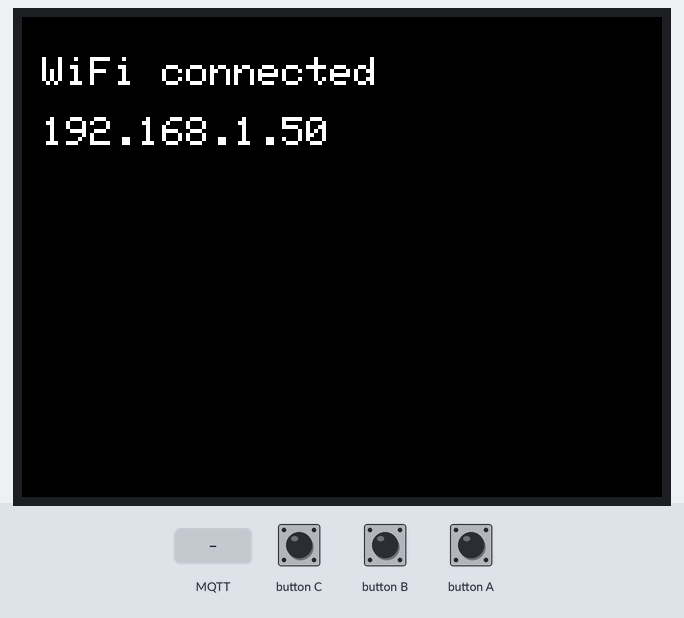
The sketch below on a simulated ESP32. Shown: 320×240 colour display. The test bench sets the inputs (shaded band). WiFi joins after 1.5 s; servers stay silent unless stated; no MQTT or app messages arrive unless stated; not simulated (calls return 0 or success): secrets.h; what the sketch prints to the serial monitor is not drawn.

Above: at 2.0 s.
At 4.3 s:
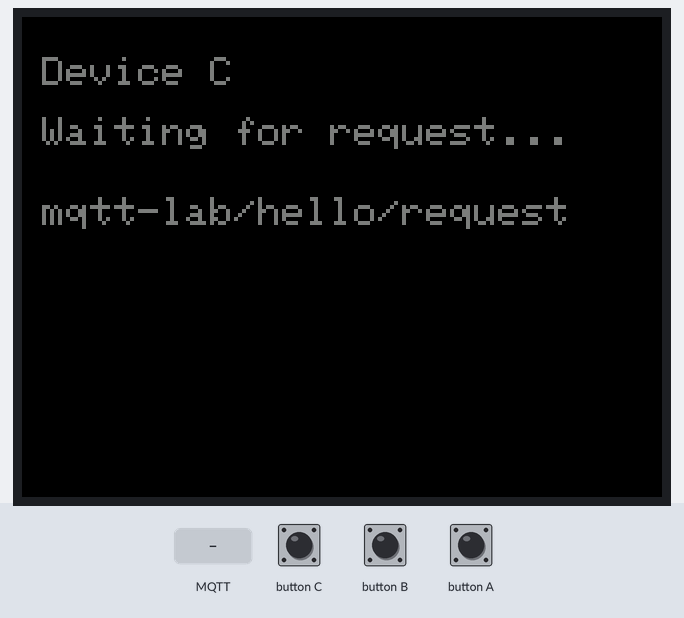
4.4 s: MQTT message "1" arrives on the first subscribed topic
At 4.8 s:
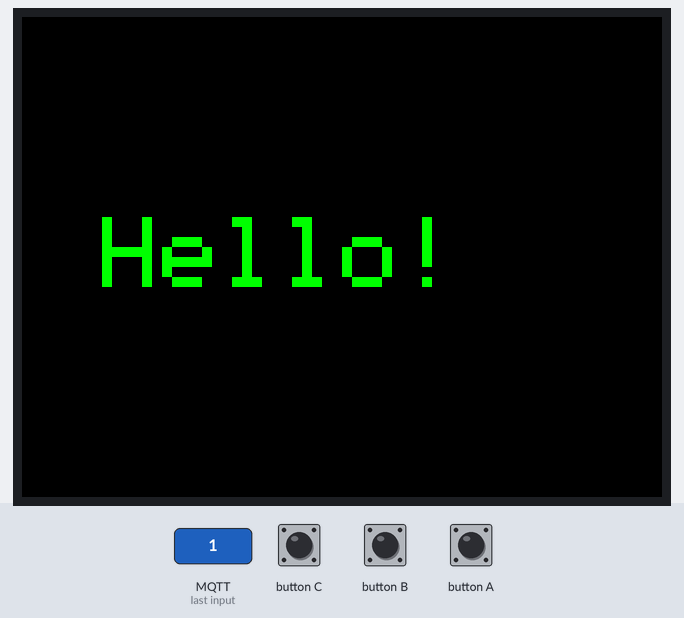
7.4 s: MQTT message "on" arrives on the first subscribed topic
10.4 s: MQTT message "off" arrives on the first subscribed topic
13.4 s: button C pulsed LOW 5 times (0.12 s each, 0.3 s apart)
Timing chart, 0 to 16.4 s (numbered marks = the images above; inputs shaded):
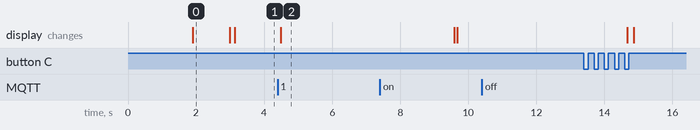

The sketch:

device_c_m5stack.ino
```cpp
/*
 * デバイスC: 応答・M5Stack表示 (M5Stack Basic / Arduino IDE 想定)
 *
 * 使用ライブラリ:
 *   - M5Unified            (M5Stack公式の統合ライブラリ。M5.Lcd / M5.Display を提供)
 *   - PubSubClient         (Nick O'Leary製のArduino用MQTTクライアント)
 *   - WiFi.h               (arduino-esp32 に同梱。別途インストール不要)
 *
 * 動作:
 *   setup()  : WiFi接続 → MQTTブローカー接続 → リクエスト用トピックを購読
 *   loop()   : MQTT接続を維持 (切断時は再接続)
 *   受信時   : レスポンス用トピックに "Hello!" を送信し、画面に "Hello!" を表示。
 *              5秒間表示を維持したのち画面をクリアし、待受表示に戻す。
 *
 * 設定:
 *   WiFiのSSID・パスワード、ブローカーのIPアドレスは secrets.h に定義する。
 *   secrets.h.example をコピーして secrets.h を作成すること。
 *   secrets.h は .gitignore 済みのため、実際の値がコミットされることはない。
 *
 * 注意 (PubSubClientの制約):
 *   PubSubClient は publish が QoS 0 固定 (subscribe は QoS 0/1 が可能)。
 *   このため request の購読は QoS 1、response の送信は QoS 0 となる。
 *   また既定のバッファは256バイト、keepaliveは15秒。本サンプルの短い
 *   ペイロードでは問題にならない。
 */

#include <M5Unified.h>
#include <WiFi.h>
#include <PubSubClient.h>

// 認証情報は secrets.h に分離している (Gitの管理対象外)。
// 未作成の場合は secrets.h.example をコピーして作成すること:
//     cp secrets.h.example secrets.h
#include "secrets.h"

// ---- 設定 -------------------------------------------------------------------
// SSID・パスワード・ブローカーのIPアドレスは secrets.h で定義する。
// 変更する場合はこのファイルではなく secrets.h を編集すること。

const char* WIFI_SSID        = SECRET_WIFI_SSID;
const char* WIFI_PASSWORD    = SECRET_WIFI_PASSWORD;
const char* MQTT_BROKER_HOST = SECRET_MQTT_BROKER_HOST;

const uint16_t MQTT_BROKER_PORT = 1883;

// ---------------------------------------------------------------------------

const char* MQTT_CLIENT_ID   = "device-c";
const char* REQUEST_TOPIC    = "mqtt-lab/hello/request";
const char* RESPONSE_TOPIC   = "mqtt-lab/hello/response";
const uint8_t SUBSCRIBE_QOS  = 1;

const char* RESPONSE_PAYLOAD = "Hello!";
const uint32_t DISPLAY_HOLD_MS = 5000;  // "Hello!" を表示し続ける時間

WiFiClient wifiClient;
PubSubClient mqttClient(wifiClient);

// ---- 画面表示ヘルパ --------------------------------------------------------

// 接続状況などのステータスを1行表示する (デバッグ用途)
void showStatus(const char* line1, const char* line2 = nullptr) {
  M5.Lcd.fillScreen(TFT_BLACK);
  M5.Lcd.setTextColor(TFT_WHITE, TFT_BLACK);
  M5.Lcd.setTextSize(2);
  M5.Lcd.setCursor(10, 20);
  M5.Lcd.println(line1);
  if (line2 != nullptr) {
    M5.Lcd.setCursor(10, 50);
    M5.Lcd.println(line2);
  }
}

// リクエスト待受中の画面
void showWaitingScreen() {
  M5.Lcd.fillScreen(TFT_BLACK);
  M5.Lcd.setTextColor(TFT_DARKGREY, TFT_BLACK);
  M5.Lcd.setTextSize(2);
  M5.Lcd.setCursor(10, 20);
  M5.Lcd.println("Device C");
  M5.Lcd.setCursor(10, 50);
  M5.Lcd.println("Waiting for request...");
  M5.Lcd.setCursor(10, 90);
  M5.Lcd.println(REQUEST_TOPIC);
}

// 応答時の画面 ("Hello!" を大きく表示)
void showHelloScreen() {
  M5.Lcd.fillScreen(TFT_BLACK);
  M5.Lcd.setTextColor(TFT_GREEN, TFT_BLACK);
  M5.Lcd.setTextSize(5);
  M5.Lcd.setCursor(40, 100);
  M5.Lcd.println(RESPONSE_PAYLOAD);
}

// ---- WiFi / MQTT -----------------------------------------------------------

void connectWiFi() {
  showStatus("WiFi connecting...", WIFI_SSID);
  Serial.printf("WiFi connecting to %s\n", WIFI_SSID);

  WiFi.mode(WIFI_STA);
  WiFi.begin(WIFI_SSID, WIFI_PASSWORD);

  while (WiFi.status() != WL_CONNECTED) {
    delay(500);
    Serial.print(".");
  }
  Serial.println();

  Serial.print("WiFi connected. IP: ");
  Serial.println(WiFi.localIP());
  showStatus("WiFi connected", WiFi.localIP().toString().c_str());
  delay(1000);
}

// リクエスト受信時のコールバック。
// 5秒間の待機は delay() によるブロッキングで問題ない (学習用の単純な実装のため)。
void onMqttMessage(char* topic, byte* payload, unsigned int length) {
  String message;
  message.reserve(length);
  for (unsigned int i = 0; i < length; i++) {
    message += (char)payload[i];
  }
  Serial.printf("Received [%s] %s\n", topic, message.c_str());

  // 1. レスポンス用トピックに "Hello!" を送信する
  bool ok = mqttClient.publish(RESPONSE_TOPIC, RESPONSE_PAYLOAD);
  Serial.printf("Published [%s] %s -> %s\n", RESPONSE_TOPIC, RESPONSE_PAYLOAD,
                ok ? "OK" : "FAILED");

  // 2. 同時に、ディスプレイに "Hello!" を表示する
  showHelloScreen();

  // 3. 5秒間表示を維持した後、画面をクリアして待受表示に戻す
  delay(DISPLAY_HOLD_MS);
  showWaitingScreen();
}

// MQTTブローカーへ接続し、リクエスト用トピックを購読する。
// 接続できるまでリトライする。
void connectMqtt() {
  while (!mqttClient.connected()) {
    showStatus("MQTT connecting...", MQTT_BROKER_HOST);
    Serial.printf("MQTT connecting to %s:%u\n", MQTT_BROKER_HOST, MQTT_BROKER_PORT);

    // 学習用途のため無認証 (ユーザー名/パスワードなし) で接続する
    if (mqttClient.connect(MQTT_CLIENT_ID)) {
      Serial.println("MQTT connected");
      mqttClient.subscribe(REQUEST_TOPIC, SUBSCRIBE_QOS);
      Serial.printf("Subscribed to %s (QoS %u)\n", REQUEST_TOPIC, SUBSCRIBE_QOS);
      showWaitingScreen();
    } else {
      Serial.printf("MQTT connect failed, rc=%d. retry in 5s\n", mqttClient.state());
      showStatus("MQTT connect failed", "retrying...");
      delay(5000);
    }
  }
}

// ---- Arduino エントリポイント ----------------------------------------------

void setup() {
  auto cfg = M5.config();
  M5.begin(cfg);

  Serial.begin(115200);
  M5.Lcd.setRotation(1);
  showStatus("Starting...");

  connectWiFi();

  mqttClient.setServer(MQTT_BROKER_HOST, MQTT_BROKER_PORT);
  mqttClient.setCallback(onMqttMessage);
  connectMqtt();
}

void loop() {
  M5.update();

  // WiFiが切れていれば張り直す
  if (WiFi.status() != WL_CONNECTED) {
    Serial.println("WiFi lost. reconnecting...");
    connectWiFi();
  }

  // MQTTが切れていれば張り直す (購読もやり直す)
  if (!mqttClient.connected()) {
    Serial.println("MQTT lost. reconnecting...");
    connectMqtt();
  }

  // MQTT接続の維持 (keepalive送信と受信処理)
  mqttClient.loop();
}
```

Measured:
- after the input at 4.4 s, the display: changes after 0.09 s (image 2)
- after the input at 10.4 s, every drawn part: stays the same
- what the display in image 0 shows lasts 1.1 s, from 1.9 s to 3.0 s
